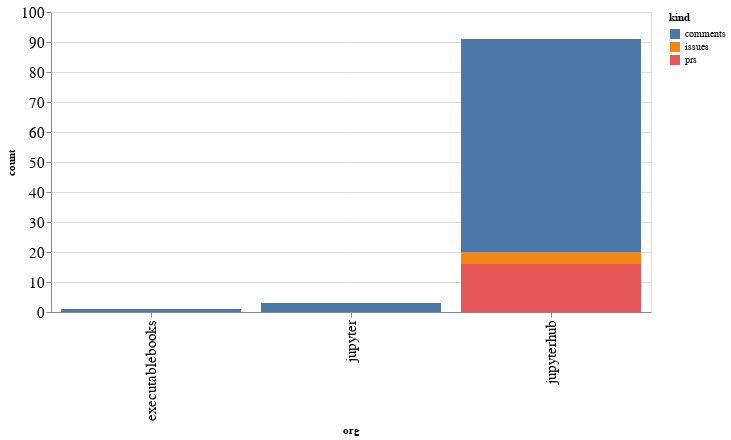

Notebook cell for this chart:
### Code cell
alt.Chart(org_summaries, width=600).mark_bar().encode(
    x='org',
    y='count',
    color='kind',
    tooltip="org"
)

### Figure 1 — Vega-Lite specification as saved in the notebook (floating-point values rounded to 4 significant figures)
{"config": {"axisLeft": {"labelFontSize": 15}, "axisBottom": {"labelFontSize": 15}}, "data": {"name": "data-949363561c40fc454124376b567604ab"}, "mark": "bar", "encoding": {"color": {"type": "nominal", "field": "kind"}, "tooltip": {"type": "nominal", "field": "org"}, "x": {"type": "nominal", "field": "org"}, "y": {"type": "quantitative", "field": "count"}}, "width": 600, "$schema": "https://vega.github.io/schema/vega-lite/v4.8.1.json", "datasets": {"data-949363561c40fc454124376b567604ab": [{"org": "executablebooks", "kind": "comments", "count": 1}, {"org": "jupyter", "kind": "comments", "count": 3}, {"org": "jupyterhub", "kind": "comments", "count": 71}, {"org": "jupyterhub", "kind": "issues", "count": 4}, {"org": "jupyterhub", "kind": "prs", "count": 16}]}}
